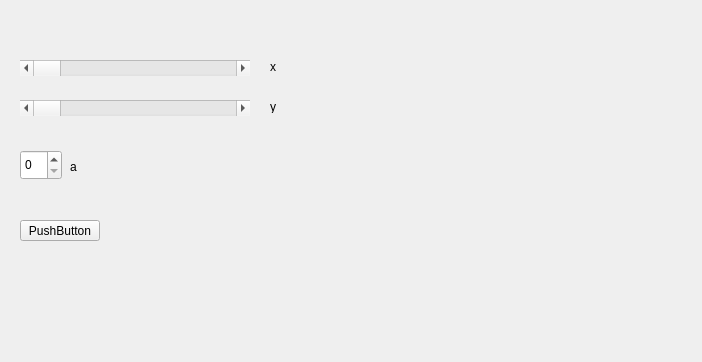
<?xml version="1.0" encoding="UTF-8"?>
<ui version="4.0">
 <class>FormLine</class>
 <widget class="QWidget" name="FormLine">
  <property name="geometry">
   <rect>
    <x>0</x>
    <y>0</y>
    <width>702</width>
    <height>362</height>
   </rect>
  </property>
  <property name="windowTitle">
   <string>Form</string>
  </property>
  <widget class="QLabel" name="label_2">
   <property name="geometry">
    <rect>
     <x>270</x>
     <y>100</y>
     <width>47</width>
     <height>13</height>
    </rect>
   </property>
   <property name="text">
    <string>y</string>
   </property>
  </widget>
  <widget class="QScrollBar" name="horizontalScrollBarX">
   <property name="geometry">
    <rect>
     <x>20</x>
     <y>60</y>
     <width>230</width>
     <height>16</height>
    </rect>
   </property>
   <property name="maximum">
    <number>351</number>
   </property>
   <property name="orientation">
    <enum>Qt::Horizontal</enum>
   </property>
  </widget>
  <widget class="QScrollBar" name="horizontalScrollBarY">
   <property name="geometry">
    <rect>
     <x>20</x>
     <y>100</y>
     <width>230</width>
     <height>16</height>
    </rect>
   </property>
   <property name="maximum">
    <number>341</number>
   </property>
   <property name="orientation">
    <enum>Qt::Horizontal</enum>
   </property>
  </widget>
  <widget class="QSpinBox" name="spinBox">
   <property name="geometry">
    <rect>
     <x>20</x>
     <y>150</y>
     <width>42</width>
     <height>30</height>
    </rect>
   </property>
   <property name="maximum">
    <number>300</number>
   </property>
  </widget>
  <widget class="QLabel" name="label">
   <property name="geometry">
    <rect>
     <x>270</x>
     <y>60</y>
     <width>47</width>
     <height>13</height>
    </rect>
   </property>
   <property name="text">
    <string>x</string>
   </property>
  </widget>
  <widget class="QPushButton" name="pushGenerate">
   <property name="geometry">
    <rect>
     <x>20</x>
     <y>220</y>
     <width>80</width>
     <height>21</height>
    </rect>
   </property>
   <property name="text">
    <string>PushButton</string>
   </property>
  </widget>
  <widget class="QLabel" name="label_3">
   <property name="geometry">
    <rect>
     <x>70</x>
     <y>160</y>
     <width>47</width>
     <height>13</height>
    </rect>
   </property>
   <property name="text">
    <string>a</string>
   </property>
  </widget>
 </widget>
 <resources/>
 <connections/>
</ui>
